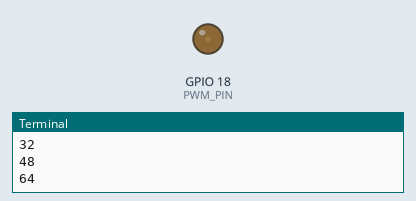
Recording of a program running on a simulated Raspberry Pi (BCM pin numbers). On the bench: output pins drawn as LEDs (lit = HIGH), the last lines printed to the terminal. At 3.9 s the program stops and its outputs stay as they are.

Above: at 0.15 s.
At 1.65 s:
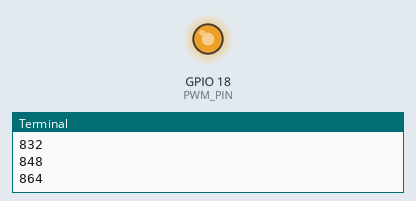
At 3.16 s:
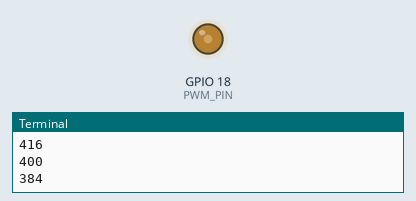
Timing chart, 0 to 5.3 s (numbered marks = the images above):
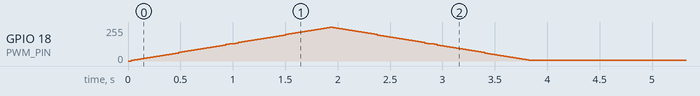

The program:

pwm.py
```python
#-*-coding:utf-8-*-
import wiringpi2 as wiringpi
import time

def main():
    OUTPUT = 2
    PWM_PIN = 18
    SLEEP_TIME = 0.03

    wiringpi.wiringPiSetupGpio()
    wiringpi.pinMode(PWM_PIN, OUTPUT)

    for i in range(0, 1024, 16):
        print(i)
        wiringpi.pwmWrite(PWM_PIN, i)
        time.sleep(SLEEP_TIME)

    for i in range(1024, 0, -16):
        print(i)
        wiringpi.pwmWrite(PWM_PIN, i)
        time.sleep(SLEEP_TIME)

if __name__=='__main__':
    main()
```

Measured:
- by itself, GPIO 18 (PWM_PIN): rises from 0/255 to 255/255 in 1.9 s, then falls to 4/255 in 1.9 s
